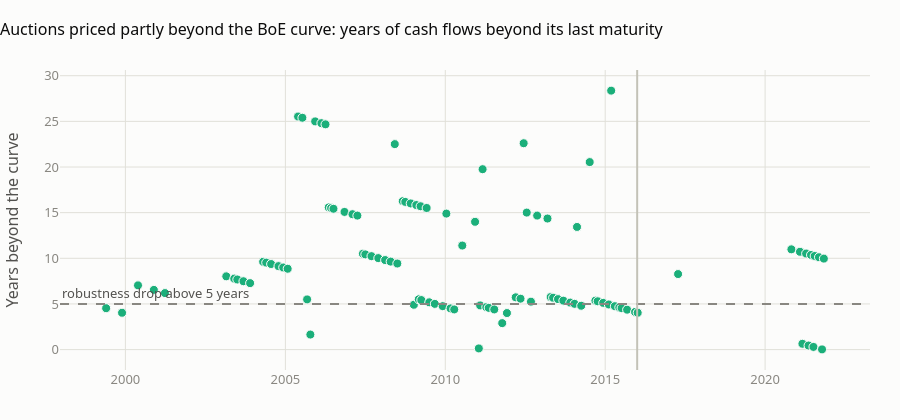

Here is the notebook cell this chart was saved with:
### Markdown cell above
### Years beyond the curve (decision #12)

### Code cell
P["era"] = np.where(pd.to_datetime(P.auction_date) < "2016-01-01", "before 2016 (curve to 25y)", "from 2016 (curve to 40y)")
print(pd.crosstab(P.era, [P.beyond_curve, P.drop_extrapolation_robustness], margins=True))
E = P[P.beyond_curve].copy()
E["auction_ts"] = pd.to_datetime(E.auction_date)
cm = plotting.colour_map(["short", "medium", "long"])
title = "Auctions priced partly beyond the BoE curve: years of cash flows beyond its last maturity"

fig_s, ax = plt.subplots(figsize=(10, 4.4))
ax.axhline(config.MAX_YEARS_BEYOND_CURVE, color=plotting.INK_MUTED, lw=1, ls="--")
ax.text(pd.Timestamp("1999-06-01"), config.MAX_YEARS_BEYOND_CURVE + 0.6, "robustness drop above 5 years",
        color=plotting.INK_SECONDARY, fontsize=9)
ax.scatter(E.auction_ts, E.years_beyond_curve, s=40, color=cm["long"], edgecolor=plotting.SURFACE, linewidth=0.8)
ax.axvline(pd.Timestamp("2016-01-01"), color=plotting.BASELINE, lw=1)
ax.text(pd.Timestamp("2016-03-01"), E.years_beyond_curve.max() * 0.95, "curve extends\nto 40y", fontsize=9,
        color=plotting.INK_SECONDARY, va="top")
ax.set_ylabel("Years beyond the curve")
ax.set_title(title)
fig_s.tight_layout()

fig_p = go.Figure()
fig_p.add_hline(y=config.MAX_YEARS_BEYOND_CURVE, line_dash="dash", line_color=plotting.INK_MUTED,
                annotation_text="robustness drop above 5 years", annotation_position="top left")
fig_p.add_vline(x=pd.Timestamp("2016-01-01").timestamp() * 1000, line_color=plotting.BASELINE)
fig_p.add_trace(go.Scatter(x=E.auction_ts, y=E.years_beyond_curve, mode="markers", name="auction",
                           marker=dict(color=cm["long"], size=9, line=dict(color=plotting.SURFACE, width=1)),
                           customdata=np.stack([E.gilt_name, E.years_to_maturity, E.curve_t_max], axis=1),
                           hovertemplate="%{customdata[0]}<br>%{x|%d %b %Y}<br>%{customdata[1]:.1f}y to maturity, "
                                         "curve to %{customdata[2]:.0f}y<br>%{y:.1f}y beyond<extra></extra>"))
fig_p.update_layout(template=plotting.PLOTLY_TEMPLATE, height=420, title=title, yaxis_title="Years beyond the curve",
                    showlegend=False)
plotting.save_pair("auction_years_beyond_curve", fig_s, fig_p)
fig_p.show()

### Figure 1 — Plotly figure (JSON) as saved in the notebook; plotly's stock layout.template omitted (floating-point values rounded to 4 significant figures; data arrays with more than 128 entries replaced by an {"elided": "..."} marker saying what was removed)
{"data": [{"customdata": {"elided": "101x3 mixed values"}, "hovertemplate": "%{customdata[0]}<br>%{x|%d %b %Y}<br>%{customdata[1]:.1f}y to maturity, curve to %{customdata[2]:.0f}y<br>%{y:.1f}y beyond<extra></extra>", "marker": {"color": "#1baf7a", "line": {"color": "#fcfcfb", "width": 1}, "size": 9}, "mode": "markers", "name": "auction", "type": "scatter", "x": ["1999-05-26T00:00:00", "1999-11-24T00:00:00", "2000-05-24T00:00:00", "2000-11-21T00:00:00", "2001-03-28T00:00:00", "2003-02-26T00:00:00", "2003-05-28T00:00:00", "2003-07-02T00:00:00", "2003-09-10T00:00:00", "2003-11-25T00:00:00", "2004-04-22T00:00:00", "2004-05-27T00:00:00", "2004-07-22T00:00:00", "2004-10-14T00:00:00", "2004-12-07T00:00:00", "2005-01-27T00:00:00", "2005-05-26T00:00:00", "2005-07-14T00:00:00", "2005-09-06T00:00:00", "2005-10-13T00:00:00", "2005-12-07T00:00:00", "2006-02-16T00:00:00", "2006-04-04T00:00:00", "2006-05-11T00:00:00", "2006-06-07T00:00:00", "2006-07-04T00:00:00", "2006-11-07T00:00:00", "2007-02-06T00:00:00", "2007-04-03T00:00:00", "2007-06-05T00:00:00", "2007-07-03T00:00:00", "2007-09-11T00:00:00", "2007-11-28T00:00:00", "2008-02-14T00:00:00", "2008-04-17T00:00:00", "2008-06-03T00:00:00", "2008-07-02T00:00:00", "2008-09-02T00:00:00", "2008-10-01T00:00:00", "2008-12-02T00:00:00", "2009-01-07T00:00:00", "2009-02-04T00:00:00", "2009-03-04T00:00:00", "2009-03-25T00:00:00", "2009-04-02T00:00:00", "2009-06-02T00:00:00", "2009-07-02T00:00:00", "2009-09-03T00:00:00", "2009-12-02T00:00:00", "2010-01-13T00:00:00", "2010-03-02T00:00:00", "2010-04-13T00:00:00", "2010-07-14T00:00:00", "2010-12-07T00:00:00", "2011-01-19T00:00:00", "2011-02-03T00:00:00", "2011-03-03T00:00:00", "2011-04-14T00:00:00", "2011-05-12T00:00:00", "2011-07-14T00:00:00", "2011-10-13T00:00:00", "2011-12-06T00:00:00", "2012-03-15T00:00:00", "2012-05-09T00:00:00", "2012-06-14T00:00:00", "2012-07-19T00:00:00", "2012-09-05T00:00:00", "2012-11-15T00:00:00", "2013-03-13T00:00:00", "2013-04-18T00:00:00", "2013-05-16T00:00:00", "2013-07-11T00:00:00", "2013-09-10T00:00:00", "2013-11-28T00:00:00", "2014-01-16T00:00:00", "2014-02-13T00:00:00", "2014-04-02T00:00:00", "2014-07-08T00:00:00", "2014-09-11T00:00:00", "2014-10-07T00:00:00", "2014-12-09T00:00:00", "2015-02-11T00:00:00", "2015-03-10T00:00:00", "2015-04-21T00:00:00", "2015-06-11T00:00:00", "2015-07-07T00:00:00", "2015-09-08T00:00:00", "2015-12-08T00:00:00", "2016-01-07T00:00:00", "2017-04-12T00:00:00", "2020-10-27T00:00:00", "2021-02-02T00:00:00", "2021-03-02T00:00:00", "2021-04-13T00:00:00", "2021-05-11T00:00:00", "2021-06-08T00:00:00", "2021-07-06T00:00:00", "2021-07-20T00:00:00", "2021-09-07T00:00:00", "2021-10-12T00:00:00", "2021-11-02T00:00:00"], "y": [4.533, 4.035, 7.036, 6.54, 6.192, 8.024, 7.775, 7.679, 7.487, 7.279, 9.623, 9.527, 9.374, 9.144, 8.996, 8.856, 25.53, 25.4, 5.497, 1.648, 25.0, 24.8, 24.67, 15.57, 15.5, 15.42, 15.08, 14.83, 14.68, 10.5, 10.43, 10.24, 10.02, 9.809, 9.637, 22.51, 9.428, 16.26, 16.18, 16.01, 4.911, 15.84, 5.508, 15.7, 5.428, 15.51, 5.179, 5.007, 4.76, 14.9, 4.514, 4.399, 11.4, 14.0, 0.128, 4.84, 19.76, 4.648, 4.572, 4.399, 2.899, 4.002, 5.727, 5.576, 22.6, 15.01, 5.251, 14.68, 14.36, 5.76, 5.683, 5.53, 5.363, 5.146, 5.012, 13.43, 4.804, 20.54, 5.363, 5.292, 5.119, 4.944, 28.37, 4.755, 4.615, 4.544, 4.372, 4.123, 4.038, 8.274, 10.98, 10.71, 0.6379, 10.52, 0.4463, 10.37, 0.293, 10.25, 10.12, 0.02464, 9.966]}], "layout": {"annotations": [{"showarrow": false, "text": "robustness drop above 5 years", "x": 0, "xanchor": "left", "xref": "x domain", "y": 5.0, "yanchor": "bottom", "yref": "y"}], "height": 420, "shapes": [{"line": {"color": "#898781", "dash": "dash"}, "type": "line", "x0": 0, "x1": 1, "xref": "x domain", "y0": 5.0, "y1": 5.0, "yref": "y"}, {"line": {"color": "#c3c2b7"}, "type": "line", "x0": 1452000000000.0, "x1": 1452000000000.0, "xref": "x", "y0": 0, "y1": 1, "yref": "y domain"}], "showlegend": false, "title": {"text": "Auctions priced partly beyond the BoE curve: years of cash flows beyond its last maturity"}, "yaxis": {"title": {"text": "Years beyond the curve"}}}}
